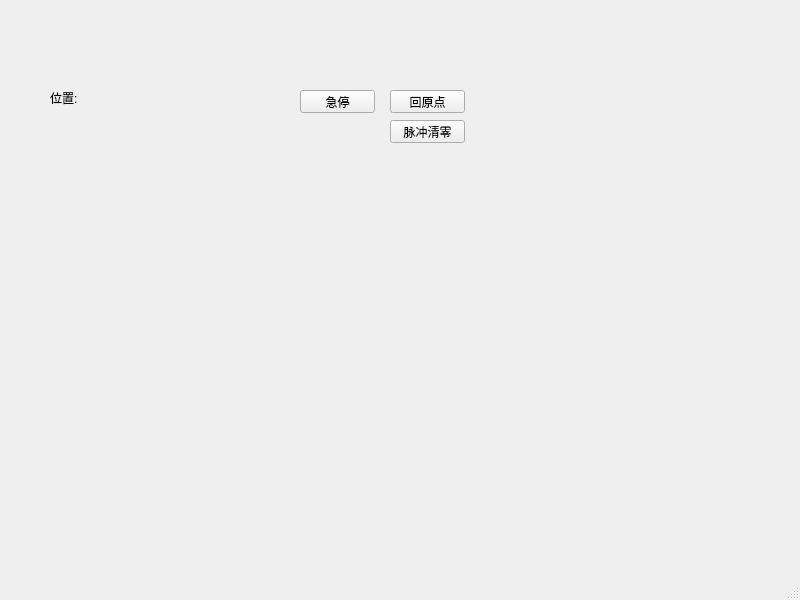
<?xml version="1.0" encoding="UTF-8"?>
<ui version="4.0">
 <class>MainWindow</class>
 <widget class="QMainWindow" name="MainWindow">
  <property name="geometry">
   <rect>
    <x>0</x>
    <y>0</y>
    <width>800</width>
    <height>600</height>
   </rect>
  </property>
  <property name="windowTitle">
   <string>MainWindow</string>
  </property>
  <widget class="QWidget" name="centralwidget">
   <widget class="QPushButton" name="m_immdateStop">
    <property name="geometry">
     <rect>
      <x>300</x>
      <y>90</y>
      <width>75</width>
      <height>23</height>
     </rect>
    </property>
    <property name="text">
     <string>急停</string>
    </property>
   </widget>
   <widget class="QPushButton" name="ORG">
    <property name="geometry">
     <rect>
      <x>390</x>
      <y>90</y>
      <width>75</width>
      <height>23</height>
     </rect>
    </property>
    <property name="text">
     <string>回原点</string>
    </property>
   </widget>
   <widget class="QLabel" name="pos_label">
    <property name="geometry">
     <rect>
      <x>50</x>
      <y>90</y>
      <width>121</width>
      <height>16</height>
     </rect>
    </property>
    <property name="text">
     <string>位置: </string>
    </property>
   </widget>
   <widget class="QPushButton" name="ZeroPulse">
    <property name="geometry">
     <rect>
      <x>390</x>
      <y>120</y>
      <width>75</width>
      <height>23</height>
     </rect>
    </property>
    <property name="text">
     <string>脉冲清零</string>
    </property>
   </widget>
  </widget>
  <widget class="QMenuBar" name="menubar">
   <property name="geometry">
    <rect>
     <x>0</x>
     <y>0</y>
     <width>800</width>
     <height>21</height>
    </rect>
   </property>
  </widget>
  <widget class="QStatusBar" name="statusbar"/>
 </widget>
 <resources/>
 <connections/>
</ui>
